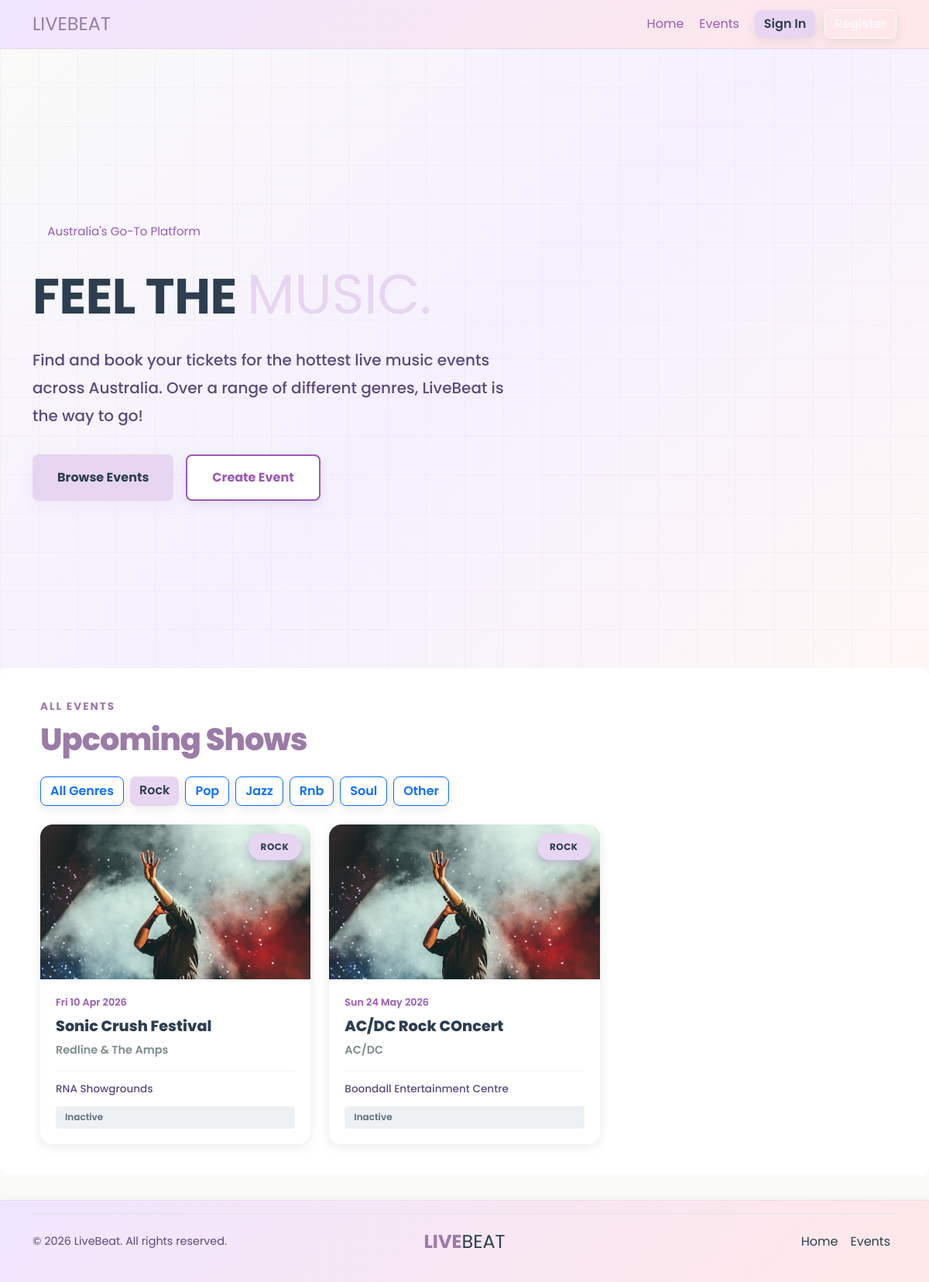
The app's page /?category=rock with its own data.
### livebeat/models.py (models this page shows)
class Event(db.Model):
    id = db.Column(db.Integer, primary_key=True)
    title = db.Column(db.String(100), nullable=False)
    artist = db.Column(db.String(100), nullable=False)
    description = db.Column(db.Text, nullable=False)
    category = db.Column(db.String(50), nullable=False)
    status = db.Column(db.String(20), default="Open")
    capacity = db.Column(db.Integer, nullable=False)
    date = db.Column(db.DateTime, nullable=False)
    venue_name = db.Column(db.String(120), nullable=False)
    venue_address = db.Column(db.String(200), nullable=False)
    ticket_price = db.Column(db.Float, nullable=False)
    acknowledgement = db.Column(db.Text)
    image = db.Column(db.String(200), default="concert1.jpg")
    user_id = db.Column(db.Integer, db.ForeignKey("user.id"))
    bookings = db.relationship("Booking", backref="event", lazy=True)
    comments = db.relationship("Comment", backref="event", lazy=True)

### livebeat/views.py (the view)
@main_bp.route("/")
def index():
    mark_past_events_inactive()
    selected_category = request.args.get("category", "all")
    query = Event.query.order_by(Event.date.asc())
    if selected_category != "all":
        query = query.filter(Event.category.ilike(selected_category))
    events = query.all()
    categories = ["all", "rock", "pop", "jazz", "rnb", "soul", "other"]
    return render_template(
        "index.html",
        events=events,
        categories=categories,
        selected_category=selected_category,
    )

### livebeat/views.py (called while the page is built)
def mark_past_events_inactive():
    now = datetime.now()
    past_open_events = Event.query.filter( Event.date < now, Event.status == "Open").all()
    if past_open_events:
        for event in past_open_events:
            Event.status.notin_(["Inactive", "Sold Out", "Cancelled"])
        db.session.commit()

### livebeat/templates/index.html (shortened to what this page needs)
{% extends 'base.html' %}
{% block content %}
<section class="lb-hero">
    <div class="lb-hero-grid"></div>
    <div class="container">
        <div class="row align-items-center">
            <div class="col-lg-7 lb-hero-content">
                <div class="lb-hero-eyebrow">Australia's Go-To Platform</div>
                <h1>
                    FEEL THE
                    <span class="highlight">MUSIC.</span>
                </h1>
                <p>
                    Find and book your tickets for the hottest live music events across Australia.
                    Over a range of different genres, LiveBeat is the way to go!
                </p>
                <div class="d-flex flex-wrap gap-3">
                    <a href="#events" class="lb-btn-primary">Browse Events</a>
                    <a href="{{ url_for('main.create_event') }}" class="lb-btn-outline">Create Event</a>
                </div>
            </div>
        </div>
    </div>
</section>
<section class="lb-section" id="events">
    <div class="container">
        <div class="row align-items-end mb-4">
            <div class="col-md-6">
                <div class="lb-section-label">All Events</div>
                <h2 class="lb-section-title mb-0">Upcoming Shows</h2>
            </div>
        </div>
        <div class="d-flex flex-wrap gap-2 mb-4">
            {% for category in categories %}
            <a href="{{ url_for('main.index', category=category) }}#events"
                class="btn {% if selected_category == category %}btn-primary{% else %}btn-outline-primary{% endif %}">
                {% if category == 'all' %}All Genres{% else %}{{ category|capitalize }}{% endif %}
            </a>
            {% endfor %}
        </div>
        <div class="row g-4">
            {% for event in events %}
            <div class="col-sm-6 col-lg-4">
                <a href="{{ url_for('main.event_details', event_id=event.id) }}"
                    class="lb-event-card d-block h-100 text-decoration-none">
                    <div class="lb-card-img-wrap">
                        <img src="{{ url_for('static', filename='images/' ~ event.image) }}" alt="{{ event.title }}">
                        <span class="lb-card-genre-tag">{{ event.category|capitalize }}</span>
                    </div>
                    <div class="lb-card-body">
                        <div class="lb-card-date">{{ event.date.strftime('%a %d %b %Y') }}</div>
                        <div class="lb-card-title">{{ event.title }}</div>
                        <div class="lb-card-artist">{{ event.artist }}</div>
                        <div class="lb-card-footer">
                            <span class="lb-card-venue">{{ event.venue_name }}</span>
                            {% if event.status == "Open" %}
                            <span class="lb-badge lb-badge-open">Open</span>
                            {% elif event.status == "Sold Out" %}
                            <span class="lb-badge lb-badge-soldout">Sold Out</span>
                            {% elif event.status == "Cancelled" %}
                            <span class="lb-badge lb-badge-cancelled">Cancelled</span>
                            {% else %}
                            <span class="lb-badge lb-badge-inactive">{{ event.status }}</span>
                            {% endif %}
                        </div>
                    </div>
                </a>
            </div>
            {% endfor %}
        </div>
    </div>
</section>
{% endblock %}

### records on screen
Event: image (picture), category "ROCK", date "Fri 10 Apr 2026", title "Sonic Crush Festival", artist "Redline & The Amps", venue_name "RNA Showgrounds", status "Inactive"
Event: image (picture), category "ROCK", date "Sun 24 May 2026", title "AC/DC Rock COncert", artist "AC/DC", venue_name "Boondall Entertainment Centre", status "Inactive"

### other values on screen
{{ category|capitalize }} "Rock" "Pop" "Jazz" "Rnb" "Soul" "Other"
